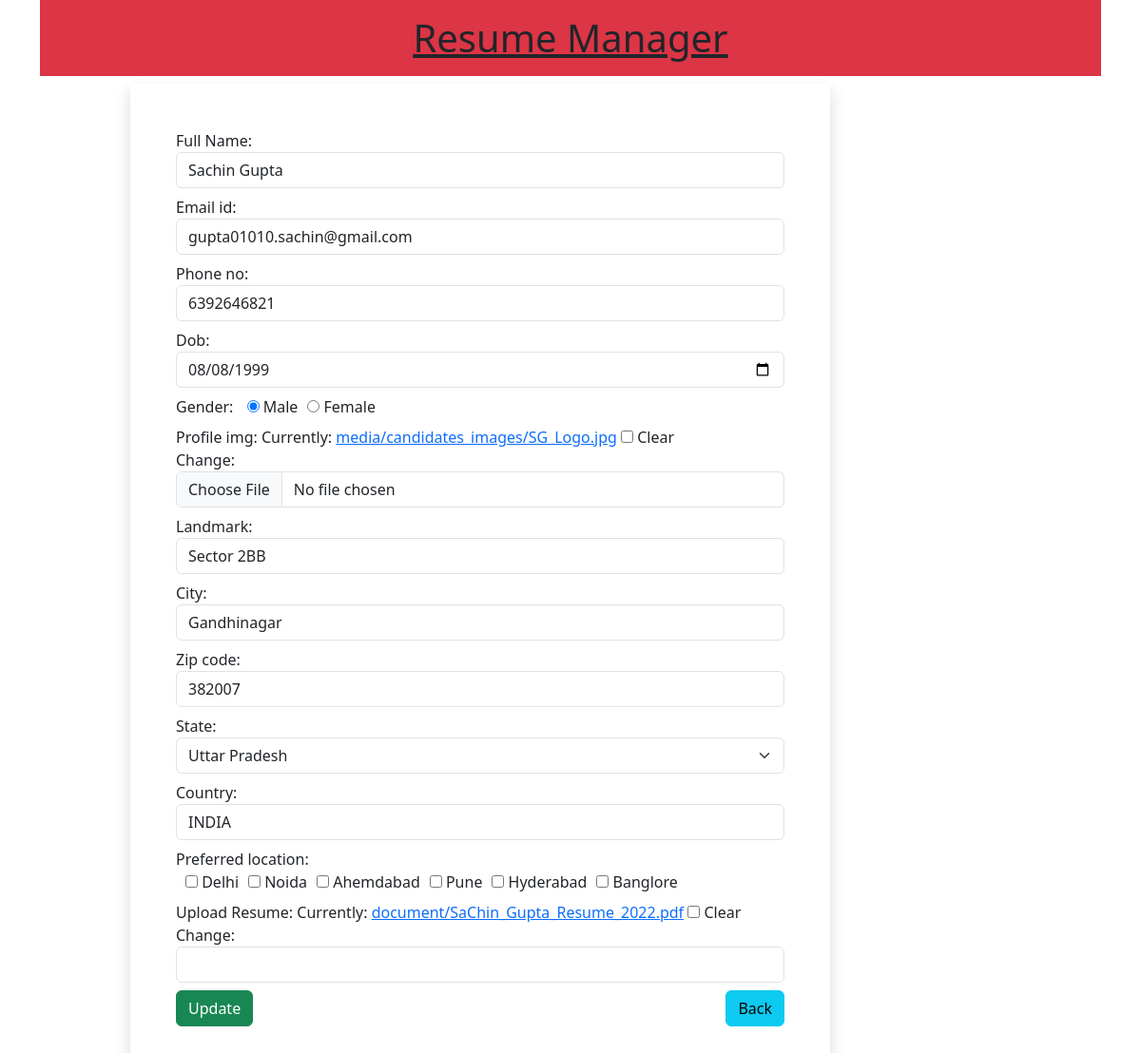
The page /profile/1/edit/ on the database its author committed.
### ResumeManager/models.py (models this page shows, shortened)
class Resume(models.Model):
    INDIAN_STATES = [
    ('AP', 'Andhra Pradesh'),
    ('AR', 'Arunachal Pradesh'),
    ('AS', 'Assam'),
    ('BR', 'Bihar'),
    ('CT', 'Chhattisgarh'),
    ('GA', 'Goa'),
    ('GJ', 'Gujarat'),
    ('HR', 'Haryana'),
    ('HP', 'Himachal Pradesh'),
    ('JH', 'Jharkhand'),
    ('KA', 'Karnataka'),
    ('KL', 'Kerala'),
    ('MP', 'Madhya Pradesh'),
    ('MH', 'Maharashtra'),
    ('MN', 'Manipur'),
    ('ML', 'Meghalaya'),
    ('MZ', 'Mizoram'),
    ('NL', 'Nagaland'),
    ('OR', 'Odisha'),
    ('PB', 'Punjab'),
    ('RJ', 'Rajasthan'),
    ('SK', 'Sikkim'),
    ('TN', 'Tamil Nadu'),
    ('TS', 'Telangana'),
    ('TR', 'Tripura'),
    ('UP', 'Uttar Pradesh'),
    ('UK', 'Uttarakhand'),
    ('WB', 'West Bengal')
]
    name = models.CharField(max_length=256)
    email_id = models.EmailField()
    phone_no = models.PositiveIntegerField()
    dob = models.DateField(auto_now = False, auto_now_add = False)
    gender = models.CharField(max_length=10)
    profile_img = models.ImageField(upload_to='media/candidates_images', blank=True)
    landmark = models.CharField(max_length=520)
    city = models.CharField(max_length=128)
    zip_code = models.PositiveIntegerField()
    state = models.CharField(choices= INDIAN_STATES, max_length=128)
    country = models.CharField(max_length=128, default="INDIA")
    preferred_location = models.CharField(max_length=128)
    user_file = models.FileField(upload_to='document/', blank=True)

### ResumeManager/views.py (the view)
# urls.py: path('profile/<int:id>/edit/', views.profile_update, name = "update"),
def profile_update(request, id):
    if request.method == "POST":
        update_profile = Resume.objects.get(pk = id)
        update_form = ResumeForm(request.POST, request.FILES, instance=update_profile)
        if update_form.is_valid():
            update_form.cleaned_data
            update_form.save()
            return HttpResponseRedirect('/')
        else:
            return render(request, 'profile-edit.html/', {'update_form' : update_form, 'id' : id})
    else:
        update_profile = Resume.objects.get( pk = id)
        update_form = ResumeForm(instance=update_profile)
        return render(request, 'profile-edit.html/', {'update_form' : update_form, 'id' : id})

### ResumeManager/template/ResumeManager/profile-edit.html (shortened to what this page needs)
{% extends 'layout.html' %}
{% load static %}
{% block content %}
    <h1 class="bg-danger text-center p-3"><u>Resume Manager</u></h1>
    <div class="row">
        <div class="col-sm-8  offset-sm-1">
            <form action="" method = "POST" enctype = "multipart/form-data" class = "shadow p-5">
                {% for fm in update_form %}
                <div class="form-group mb-2">
                    {{fm.label_tag}} {{fm}} <small class= "text-danger">{{fm.errors | striptags}}</small>
                </div>
                {% endfor %}
                <input type="submit" value="Update" class = "btn btn-success">
                <a href="{% url 'profile' id %}" class="btn btn-info float-end">Back</a>
            </form>
        </div>
    </div>
{% endblock %}

### ResumeManager/static/css/style.css (style rules this page uses)
#id_gender, #id_preferred_location { display: inline-flex; }
#id_gender > div { padding-left: 10px; }
#id_preferred_location > div { padding-left: 10px; }

### rows shown on the page
Resume: update_form "Sachin Gupta" "gupta01010.sachin@gmail.com" "6392646821" "08/08/1999" "☑ Male ☐ Female" "Sector 2BB" "Gandhinagar" "382007" "Uttar Pradesh" "INDIA" "☐ ☐ ☐ ☐ ☐ ☐"

### other values the page prints
{{ fm.label_tag }} "Full Name:" "Email id:" "Phone no:" "Dob:" "Gender:" "Profile img:" "Landmark:" "City:" "Zip code:" "State:" "Country:" "Preferred location:" "Upload Resume:"
